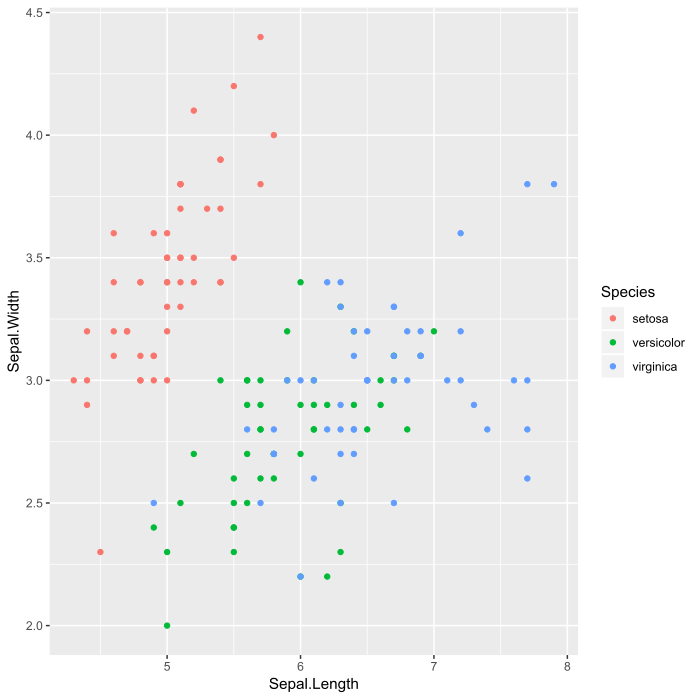

Write the R code that produced this figure.
library(ggplot2)
iris
plot(iris$Sepal.Length,iris$Spepal.Width,col=as.numeric(iris$Species))

gp <- ggplot(iris,aes(x=Sepal.Length,y=Sepal.Width))
gp <- gp+geom_point()
print(gp)

gp <- ggplot(iris,aes(x=Sepal.Length,y=Sepal.Width,colour=Species))
gp <- gp+geom_point()
print(gp)

help(ggplot)
help(package='ggplot2')

df <- fromJSON('http://radioactivity.nsr.go.jp/data/ja/real/area_13000/1301_trend.json')
df
v <- df$day$airF$value
v <- ifelse(v==0,NA,v)
t <- seq(from=as.POSIXct(df$time)-24*3600+600,by=600,length.out=24*6)
plot(t,v,type='o')

v <- df$day$airF$value
v <- ifelse(v==0, NA, v)
t <- seq(from=as.POSIXct(df$time)-24*3600+600, by=600, length.out=24*6)
plot(t,v,type="o")
